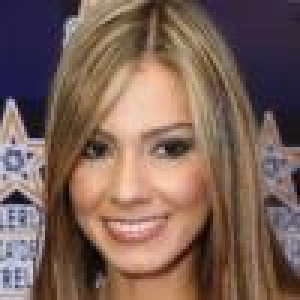
#> input picture train/1.jpg, 100 x 100 px (shown 3 times larger); its folder holds only this picture in this run
$ jupyter execute --allow-errors 'predict_test(2).ipynb'
#> lines starting #> are read from the running program, lines starting #| are printed output that depends on the picture
[cell 1]
import glob
import numpy as np
import pandas as pd
import matplotlib.pyplot as plt
import sklearn.metrics
from sklearn.preprocessing import StandardScaler
from sklearn.model_selection import train_test_split
from sklearn.discriminant_analysis import LinearDiscriminantAnalysis

[cell 2]
files_train=glob.glob("./train/*.jpg")
files_test=glob.glob("./test/*.jpg")
datos=files_train,files_test
#np.shape(files_train)

[cell 3]
#si e<s hombre es 1, si es mujer es 0
y_train=[]
for i in range(len(files_train)):
 #   if(i%2==0):
    if(int(files_train[i][8:-4])%2==0) :
        y_train=np.append(y_train,1)
    else:
        y_train=np.append(y_train,0)
#print(len(y_train))

[cell 4]
#files_train.sort()
images_train=[]
for f in files_train:
    i1=plt.imread(f)[:,:,0]
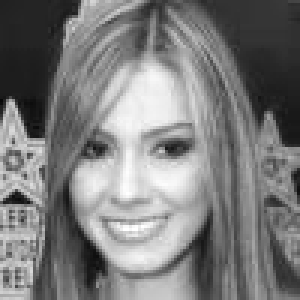
#> i1: shape (100, 100) (shown 3 times larger); min 7, max 255, mean 123.8
    i2=plt.imread(f)[:,:,1]
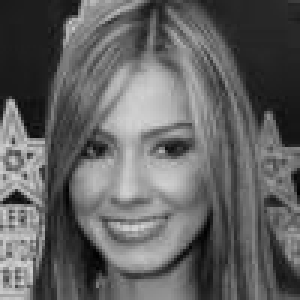
#> i2: shape (100, 100) (shown 3 times larger); min 0, max 212, mean 98.1
    i3=plt.imread(f)[:,:,2]
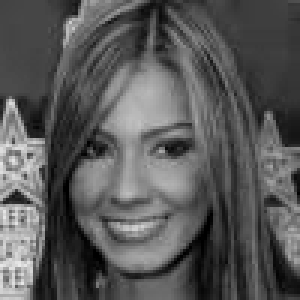
#> i3: shape (100, 100) (shown 3 times larger); min 0, max 234, mean 87.9
    d1=np.float_(i1.flatten())
#> d1 = 10000 values, max 255 at index 6442, min 7 at index 3300, mean 123.8
    d2=np.float_(i2.flatten())
#> d2 = 10000 values, max 212 at index 8800, min 0 at index 8532, mean 98.1
    d3=np.float_(i3.flatten())
#> d3 = 10000 values, max 234 at index 8806, min 0 at index 6022, mean 87.89
    images_train.append((d1+d2+d3)/3)
#print(i[:,1])
print(np.shape(images_train))
#| (1, 10000)

[cell 5]
n_test=len(files_test)
predict_test=np.int_(np.random.random(n_test)/0.5)
print(predict_test)
print(n_test)

[cell 6]
for f,p in zip(files_test,predict_test):
    print(f.split("/")[-1],p)
y_test=[1,1,1,0,1,0,0,0,1,0]
#zip(files_test,predict_test)

$ run again, on train/12.jpg
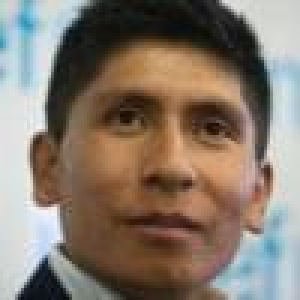
#> input picture train/12.jpg, 100 x 100 px (shown 3 times larger)
#> `i1=plt.imread(f)[:,:,0]`:
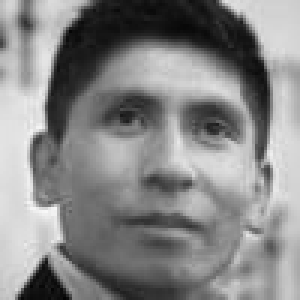
#> i1: shape (100, 100) (shown 3 times larger); min 3, max 248, mean 134.4
#> `i3=plt.imread(f)[:,:,2]`:
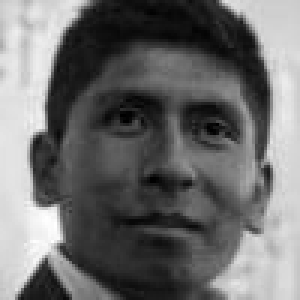
#> i3: shape (100, 100) (shown 3 times larger); min 0, max 255, mean 108.6
#> d1 = 10000 values, max 248 at index 7015, min 3 at index 9921, mean 134.4
#> d2 = 10000 values, max 245 at index 6910, min 8 at index 3840, mean 121
#> d3 = 10000 values, max 255 at index 7215, min 0 at index 3840, mean 108.6
#| (1, 10000)

$ run again, on train/13.jpg
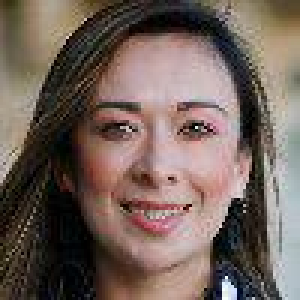
#> input picture train/13.jpg, 100 x 100 px (shown 3 times larger)
#> `i1=plt.imread(f)[:,:,0]`:
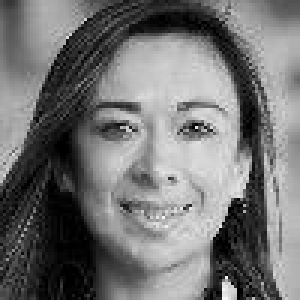
#> i1: shape (100, 100) (shown 3 times larger); min 0, max 247, mean 115
#> `i3=plt.imread(f)[:,:,2]`:
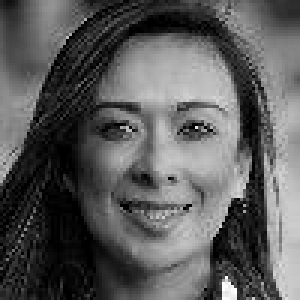
#> i3: shape (100, 100) (shown 3 times larger); min 0, max 255, mean 90.8
#> d1 = 10000 values, max 247 at index 9974, min 0 at index 553, mean 115
#> d2 = 10000 values, max 255 at index 9275, min 0 at index 458, mean 98.63
#> d3 = 10000 values, max 255 at index 9275, min 0 at index 236, mean 90.82
#| (1, 10000)

$ run again, on train/14.jpg
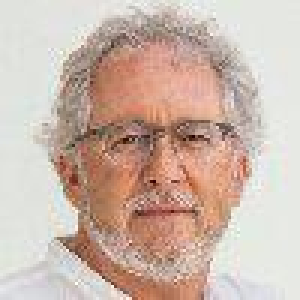
#> input picture train/14.jpg, 100 x 100 px (shown 3 times larger)
#> `i1=plt.imread(f)[:,:,0]`:
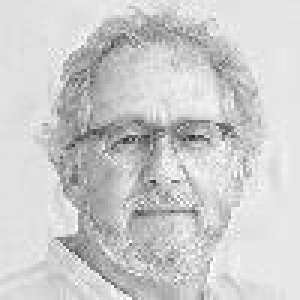
#> i1: shape (100, 100) (shown 3 times larger); min 38, max 255, mean 204.9
#> `i3=plt.imread(f)[:,:,2]`:
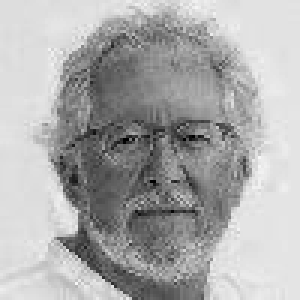
#> i3: shape (100, 100) (shown 3 times larger); min 0, max 247, mean 171.4
#> d1 = 10000 values, max 255 at index 1170, min 38 at index 4564, mean 204.9
#> d2 = 10000 values, max 255 at index 9425, min 0 at index 4564, mean 183.2
#> d3 = 10000 values, max 247 at index 5286, min 0 at index 4564, mean 171.4
#| (1, 10000)

$ run again, on train/10.jpg
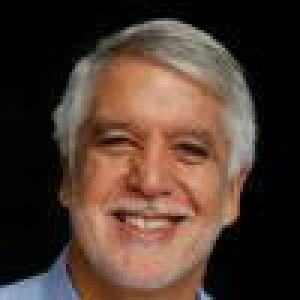
#> input picture train/10.jpg, 100 x 100 px (shown 3 times larger)
#> `i1=plt.imread(f)[:,:,0]`:
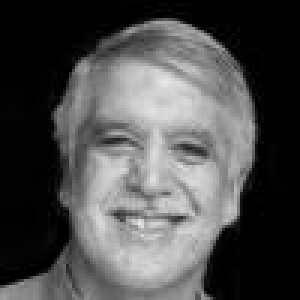
#> i1: shape (100, 100) (shown 3 times larger); min 0, max 236, mean 77.9
#> `i3=plt.imread(f)[:,:,2]`:
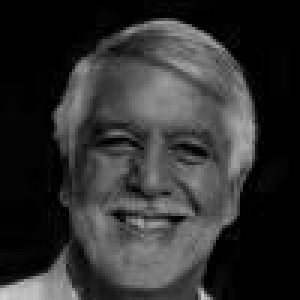
#> i3: shape (100, 100) (shown 3 times larger); min 0, max 207, mean 47.8
#> d1 = 10000 values, max 236 at index 7446, min 0 at index 0, mean 77.87
#> d2 = 10000 values, max 184 at index 2755, min 0 at index 0, mean 57.82
#> d3 = 10000 values, max 207 at index 9901, min 0 at index 0, mean 47.84
#| (1, 10000)
